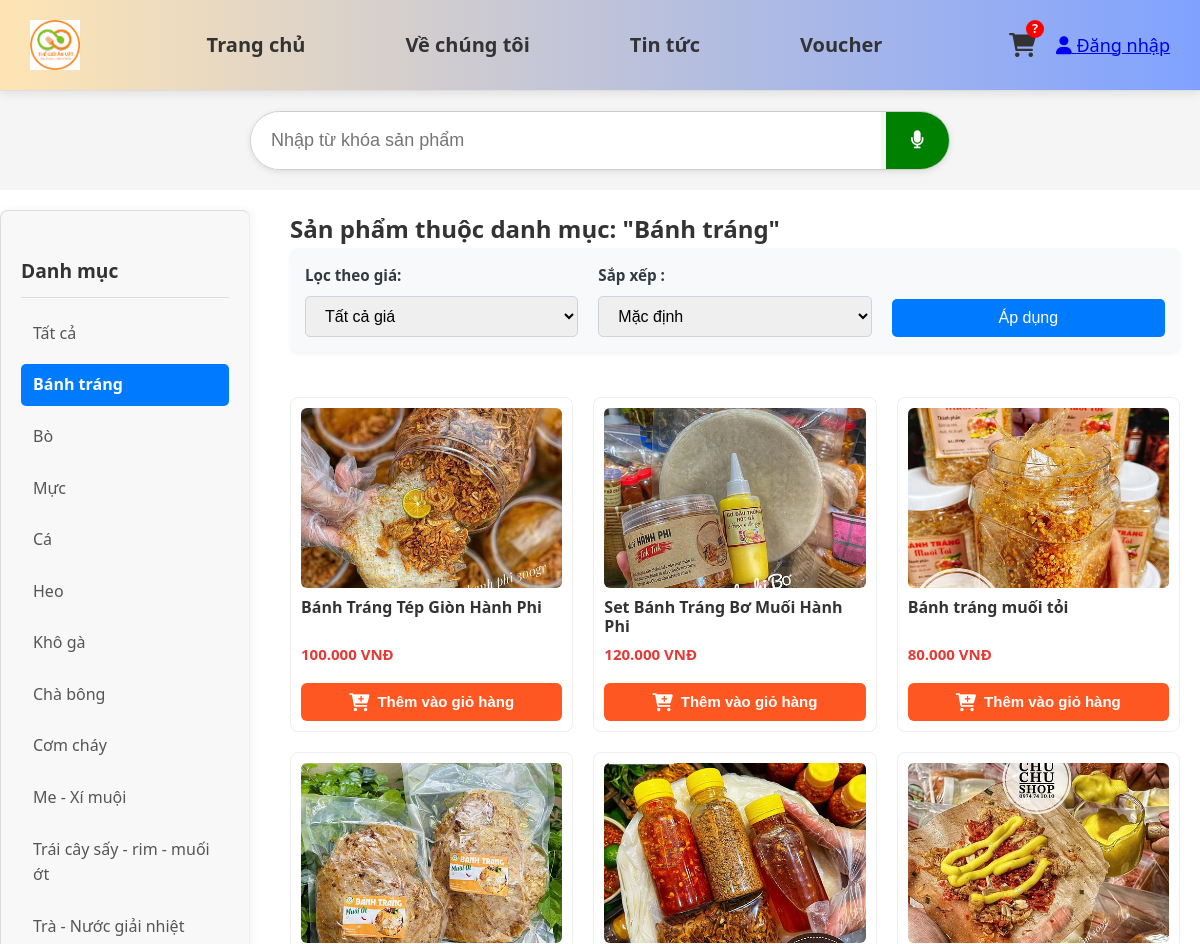
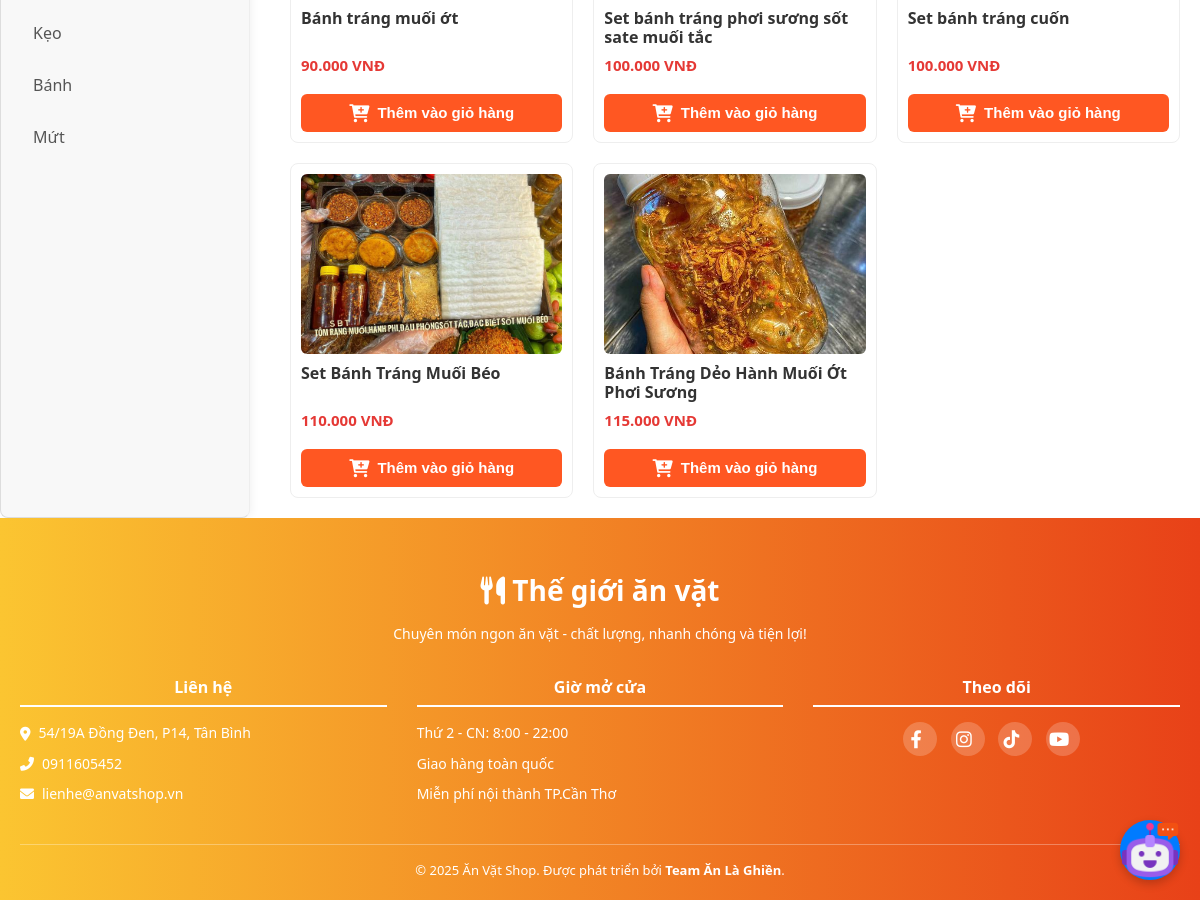
Page /thucdon.php?category_ID=2 on the committed database (2 pictures, top to bottom).
### tables this page shows
CREATE TABLE `category` (
  `category_ID` int(11) NOT NULL,
  `category_name` varchar(100) DEFAULT NULL,
  `created_at` timestamp NOT NULL DEFAULT current_timestamp(),
  `updated_at` timestamp NOT NULL DEFAULT current_timestamp() ON UPDATE current_timestamp(),
  `is_deleted` tinyint(1) DEFAULT 0
);

CREATE TABLE `productimage` (
  `image_ID` int(11) NOT NULL,
  `product_ID` int(11) DEFAULT NULL,
  `image_url` varchar(255) DEFAULT NULL,
  `is_primary` tinyint(1) DEFAULT NULL,
  `uploaded_at` timestamp NOT NULL DEFAULT current_timestamp()
);

CREATE TABLE `product` (
  `product_ID` int(11) NOT NULL,
  `category_ID` int(11) DEFAULT NULL,
  `product_name` varchar(60) DEFAULT NULL,
  `weight` int(11) NOT NULL DEFAULT 0,
  `description` text DEFAULT NULL,
  `base_price` decimal(10,0) DEFAULT NULL,
  `created_at` timestamp NOT NULL DEFAULT current_timestamp(),
  `updated_at` timestamp NOT NULL DEFAULT current_timestamp() ON UPDATE current_timestamp(),
  `is_deleted` tinyint(1) DEFAULT 0
);

### database/dbhelper.php (called while the page is built, shortened)
<?php
function getConnection() {
    $conn = mysqli_connect(HOST, USERNAME, PASSWORD, DATABASE);
    mysqli_set_charset($conn, 'utf8mb4');
    return $conn;
}
function executeResult($sql, $params = []) {
    $conn = getConnection();
    $data = [];
    if (empty($params)) {
        $result = mysqli_query($conn, $sql);
        if ($result) {
            while ($row = mysqli_fetch_array($result, 1)) {
                $data[] = $row;
            }
        } else {
            error_log("SQL Error (executeResult no params): " . mysqli_error($conn) . " | SQL: " . $sql);
        }
    }
    return $data;
}
function executeSingleResult($sql, $params = []) {
    $conn = getConnection();
    $row = null;
    if (empty($params)) {
        $result = mysqli_query($conn, $sql);
        if ($result) {
            $row = mysqli_fetch_array($result, 1);
        } else {
            error_log("SQL Error (executeSingleResult no params): " . mysqli_error($conn) . " | SQL: " . $sql);
        }
    }
    return $row;
}
?>

### thucdon.php (the view, shortened to what this page needs)
<?php
require "layout/header.php";
require_once('database/dbhelper.php');
$search = isset($_GET['search']) ? trim($_GET['search']) : '';
$category_ID = isset($_GET['category_ID']) ? intval($_GET['category_ID']) : null;
$price_range = isset($_GET['price_range']) ? $_GET['price_range'] : '';
$sort_by = isset($_GET['sort_by']) ? $_GET['sort_by'] : '';
$current_page = isset($_GET['page']) ? intval($_GET['page']) : 1;
$prev_search_in_session = isset($_SESSION['prev_search']) ? $_SESSION['prev_search'] : '';
$prev_category_ID_in_session = isset($_SESSION['prev_category_ID']) ? $_SESSION['prev_category_ID'] : null;
$prev_price_range_in_session = isset($_SESSION['prev_price_range']) ? $_SESSION['prev_price_range'] : '';
$prev_sort_by_in_session = isset($_SESSION['prev_sort_by']) ? $_SESSION['prev_sort_by'] : '';
if ($search !== $prev_search_in_session ||
    $category_ID !== $prev_category_ID_in_session ||
    $price_range !== $prev_price_range_in_session ||
    $sort_by !== $prev_sort_by_in_session
) {
    $current_page = 1;
}
$limit = 20;
$offset = ($current_page - 1) * $limit;
?>
<link rel="stylesheet" href="https://cdn.jsdelivr.net/npm/swiper@10/swiper-bundle.min.css" />
<link rel="stylesheet" href="css/index.css">
<main>
    <div class="search-wrapper">
        <form action="thucdon.php" method="GET" class="search-form">
            <input name="search" id="searchInput" type="text" placeholder="Nhập từ khóa sản phẩm" value="<?= htmlspecialchars($search) ?>">
            <button type="button" onclick="startVoiceSearch()" title="Tìm kiếm bằng giọng nói">
                <i class="fas fa-microphone"></i>
            </button>
        </form>
    </div>
    <section class="main-layout main-layout-2col">
        <div class="row-2col">
            <aside class="sidebar">
                <h3>Danh mục</h3>
                <ul class="category-list">
                    <li><a href="thucdon.php<?php
                        $all_link_params = [];
                        echo !empty($all_link_params) ? '?' . http_build_query($all_link_params) : '';
                        ?>"
                        class="<?php echo ($category_ID === null && empty($search)) ? 'active' : ''; ?>">Tất cả</a></li>
                    <?php
                    $categories = executeResult("SELECT * FROM category WHERE is_deleted = 0");
                    foreach ($categories as $cat) {
                        $category_link_params = ['category_ID' => $cat['category_ID']];
                        $category_link = 'thucdon.php?' . http_build_query($category_link_params);
                        $active_class = ($category_ID == $cat['category_ID'] && empty($search)) ? 'active' : '';
                        echo '<li><a href="' . $category_link . '" class="' . $active_class . '">' . htmlspecialchars($cat['category_name']) . '</a></li>';
                    }
                    ?>
                </ul>
            </aside>
            <div class="product-area">
                <?php
                $where_clauses = ["p.is_deleted = 0"];
                $order_by = "";
                $display_title = "Tất cả sản phẩm";
                if ($category_ID !== null) {
                    $where_clauses[] = "p.category_ID = $category_ID";
                    $category_name_result = executeSingleResult("SELECT category_name FROM category WHERE category_ID = $category_ID");
                    $display_category_name = $category_name_result ? $category_name_result['category_name'] : 'Không xác định';
                    if (!empty($search)) {
                        $display_title .= ' trong danh mục: "' . htmlspecialchars($display_category_name) . '"';
                    } else {
                        $display_title = 'Sản phẩm thuộc danh mục: "' . htmlspecialchars($display_category_name) . '"';
                    }
                }
                $sort_options = [
                    '' => 'Mặc định',
                    'price_asc' => 'Giá: Thấp đến Cao',
                    'price_desc' => 'Giá: Cao đến Thấp'
                ];
                echo '<h2>' . $display_title . '</h2>';
                ?>
                <div class="filter-controls-top">
                    <form action="thucdon.php" method="GET" class="filter-form-top">
                        <div class="filter-group-item">
                            <label for="price_range_top">Lọc theo giá:</label>
                            <select id="price_range_top" name="price_range">
                                <option value="">Tất cả giá</option>
                            </select>
                        </div>
                        <div class="filter-group-item">
                            <label for="sort_by_top">Sắp xếp :</label>
                            <select id="sort_by_top" name="sort_by">
                                <?php
                                foreach ($sort_options as $value => $label) {
                                    $selected = ($sort_by == $value) ? 'selected' : '';
                                    echo '<option value="' . htmlspecialchars($value) . '" ' . $selected . '>' . $label . '</option>';
                                }
                                ?>
                            </select>
                        </div>
                        <div class="filter-group-item">
                            <button type="submit">Áp dụng</button>
                        </div>
                    </form>
                </div>
                <?php
                $where = implode(" AND ", $where_clauses);
                $sql = "SELECT p.*, pi.image_url
                                FROM product p
                                LEFT JOIN productimage pi ON p.product_ID = pi.product_ID AND pi.is_primary = 1
                                WHERE $where
                                $order_by
                                LIMIT $limit OFFSET $offset";
                $products = executeResult($sql);
                echo '<div class="product-recently"><div class="row">';
                if (empty($products)) {
                    echo '<p style="text-align: center; width: 100%; padding: 20px;">Không tìm thấy sản phẩm nào.</p>';
                } else {
                    foreach ($products as $item) {
                        $imgPath = 'images/uploads/product/' . $item['image_url'];
                        echo '
                        <div class="product-item">
                            <a href="details.php?product_ID=' . $item['product_ID'] . '">
                                <img class="thumbnail" src="' . $imgPath . '" alt="' . htmlspecialchars($item['product_name']) . '">
                                <div class="product_name"><p>' . htmlspecialchars($item['product_name']) . '</p></div>
                                <div class="base_price"><span>' . number_format($item['base_price'], 0, ',', '.') . ' VNĐ</span></div>
                            </a>
                            <input type="number" id="num_' . $item['product_ID'] . '" value="1" min="1">
                            <button class="add-cart" onclick="addToCart(' . $item['product_ID'] . ')">
                                <i class="fas fa-cart-plus"></i> Thêm vào giỏ hàng
                            </button>
                        </div>';
                    }
                }
                echo '</div></div>';
                ?>
            </div>
        </div>
    </section>
</main>
<?php require_once('layout/footer.php'); ?>
<?php include('chatbot.php'); ?>

### css/header.css (style rules this page uses)
body { font-family: 'Segoe UI', sans-serif; background: #f5f5f5; margin: 0; padding: 0; }
.main-layout .row { display: flex; flex-wrap: wrap; gap: 15px; }
.product-recently .row { display: flex; flex-wrap: wrap; gap: 20px; }
.product-recently .thumbnail { width: 100%; height: 140px; object-fit: cover; border-radius: 8px; }
* { box-sizing: border-box; margin: 0; padding: 0; }
body { font-family: 'Segoe UI', sans-serif; background: #f8f8f8; }
.main-layout-2col .row-2col { display: flex; gap: 30px; margin-top: 20px; }
.sidebar { width: 220px; background: #fff; border: 1px solid #ddd; padding: 15px; border-radius: 8px; }
.sidebar h3 { font-size: 18px; margin-bottom: 12px; color: #ff5722; border-bottom: 2px solid #ff5722; padding-bottom: 5px; }
.category-list { list-style: none; padding: 0; margin: 0; }
.category-list li { margin-bottom: 10px; }
.category-list li a { text-decoration: none; color: #333; font-weight: 500; transition: 0.3s; }
.product-area { flex: 1; }
.thumbnail { width: 100%; height: 180px; object-fit: cover; border-radius: 6px; }

### thucdon.php (style rules this page uses)
.filter-controls-top { margin-bottom: 25px; padding: 15px; background-color: #f8f9fa; border-radius: 8px; box-shadow: 0 2px 4px rgba(0,0,0,0.05); }
.filter-form-top { display: flex; flex-wrap: wrap; gap: 20px; align-items: flex-end; width: 100%; }
.filter-group-item { display: flex; flex-direction: column; flex: 1; min-width: 180px; }
.filter-group-item label { font-weight: bold; margin-bottom: 8px; color: #343a40; font-size: 0.95em; }
.filter-group-item select, .filter-group-item button { padding: 10px 15px; border: 1px solid #ced4da; border-radius: 5px; font-size: 1em; min-width: 150px; box-sizing: border-box; width: 100%; }
.filter-group-item button { background-color: #007bff; color: white; cursor: pointer; transition: background-color 0.2s ease-in-out; border: none; align-self: flex-end; min-width: 100px; }

### rows in the picture
category: category_name "Bánh tráng", category_name "Sản phẩm thuộc danh mục: \"Bánh tráng\""
category: category_name "Bò"
category: category_name "Mực"
category: category_name "Cá"
category: category_name "Heo"
category: category_name "Khô gà"
category: category_name "Chà bông"
category: category_name "Cơm cháy"
category: category_name "Me - Xí muội"
category: category_name "Trái cây sấy - rim - muối ớt"
category: category_name "Trà - Nước giải nhiệt"
category: category_name "Kẹo"
category: category_name "Bánh"
category: category_name "Mứt"
productimage: image_url (picture), product_ID.product_name "Bánh Tráng Tép Giòn Hành Phi", product_ID.base_price "100.000"
productimage: image_url (picture), product_ID.product_name "Set Bánh Tráng Bơ Muối Hành Phi", product_ID.base_price "120.000"
productimage: image_url (picture), product_ID.product_name "Bánh tráng muối tỏi", product_ID.base_price "80.000"
productimage: image_url (picture), product_ID.product_name "Bánh tráng muối ớt", product_ID.base_price "90.000"
productimage: image_url (picture), product_ID.product_name "Set bánh tráng phơi sương sốt sate muối tắc", product_ID.base_price "100.000"
productimage: image_url (picture), product_ID.product_name "Set bánh tráng cuốn", product_ID.base_price "100.000"
productimage: image_url (picture), product_ID.product_name "Set Bánh Tráng Muối Béo", product_ID.base_price "110.000"
productimage: image_url (picture), product_ID.product_name "Bánh Tráng Dẻo Hành Muối Ớt Phơi Sương", product_ID.base_price "115.000"

### other values in the picture
form field sort_by "Mặc định"
